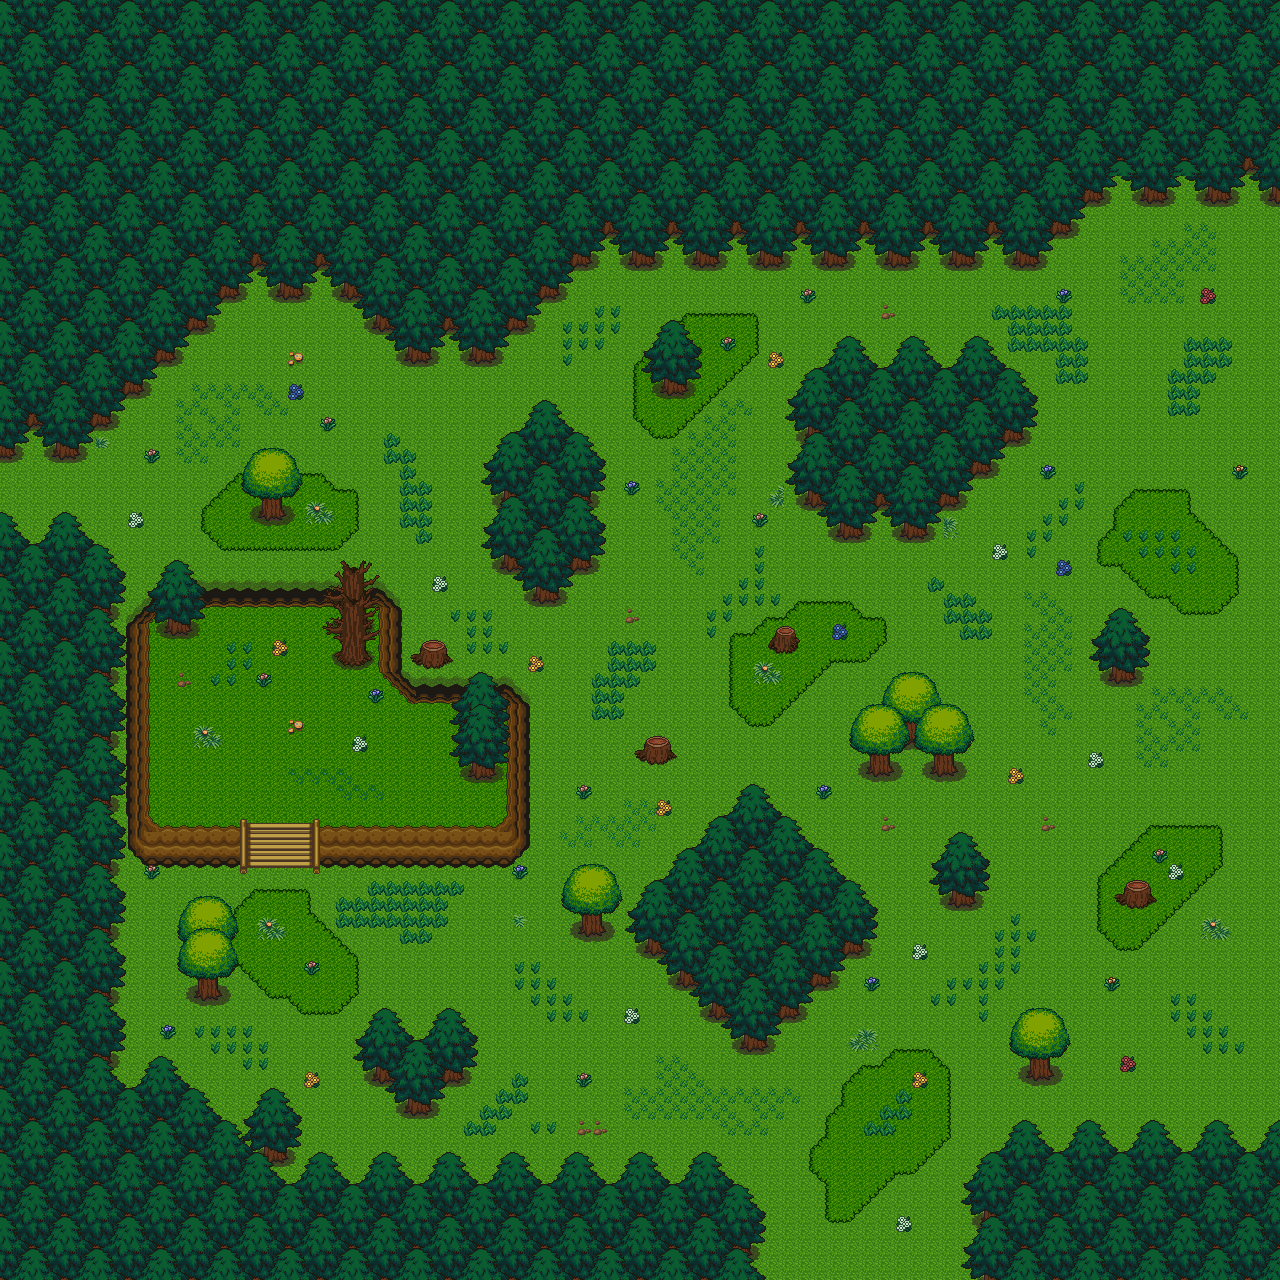

This game map was drawn from its Tiled (.tmx) file and the tilesets committed beside it. A one-line description and the trimmed map source follow:
An orthogonal 80x80 tile map with 16x16 px tiles, 7 tile layers (ground0, ground1, wall0, wall1, ...), 2 hidden layers not drawn, 9 tilesets.

<map version="1.0" orientation="orthogonal" renderorder="right-down" width="80" height="80" tilewidth="16" tileheight="16">
 <tileset firstgid="1" name="1" tilewidth="16" tileheight="16">
  <image source="../../tileset/v1.3/1.png" width="800" height="800" />
 </tileset>
 <tileset firstgid="2501" name="2" tilewidth="16" tileheight="16">
  <image source="../../tileset/v1.3/2.png" width="800" height="800" />
 </tileset>
 <tileset firstgid="5001" name="3" tilewidth="16" tileheight="16">
  <image source="../../tileset/v1.3/3.png" width="800" height="800" />
 </tileset>
 <tileset firstgid="7501" name="4" tilewidth="16" tileheight="16">
  <image source="../../tileset/v1.3/4.png" width="800" height="800" />
 </tileset>
 <tileset firstgid="10001" name="5" tilewidth="16" tileheight="16">
  <image source="../../tileset/v1.3/5.png" width="800" height="800" />
 </tileset>
 <tileset firstgid="12501" name="6" tilewidth="16" tileheight="16">
  <image source="../../tileset/v1.3/6.png" width="800" height="800" />
 </tileset>
 <tileset firstgid="15001" name="7" tilewidth="16" tileheight="16">
  <image source="../../tileset/v1.3/7.png" width="800" height="800" />
 </tileset>
 <tileset firstgid="17501" name="8" tilewidth="16" tileheight="16">
  <image source="../../tileset/v1.3/8.png" width="800" height="800" />
 </tileset>
 <tileset firstgid="20001" name="9" tilewidth="16" tileheight="16">
  <image source="../../tileset/v1.3/9.png" width="800" height="800" />
 </tileset>
 <layer name="ground0" width="80" height="80">
  <data>[6400 cells, 6400 non-empty, 3 distinct tile ids]</data>
 </layer>
 <layer name="ground1" width="80" height="80">
  <data>[6400 cells, 460 non-empty, 17 distinct tile ids]</data>
 </layer>
 <layer name="wall0" width="80" height="80">
  <data>[6400 cells, 235 non-empty, 57 distinct tile ids]</data>
 </layer>
 <layer name="wall1" width="80" height="80">
  <data>[6400 cells, 40 non-empty, 32 distinct tile ids]</data>
 </layer>
 <layer name="deco0" width="80" height="80">
  <data>[6400 cells, 1099 non-empty, 122 distinct tile ids]</data>
 </layer>
 <layer name="deco1" width="80" height="80">
  <data>[6400 cells, 2629 non-empty, 94 distinct tile ids]</data>
 </layer>
 <layer name="ABOVE_OVERWRITE" width="80" height="80" opacity="0.9">
  <data>[6400 cells, 0 non-empty, 0 distinct tile ids]</data>
 </layer>
 <layer name="COLLISION_OVERWRITE" visible="0" width="80" height="80">
  <data>[6400 cells, 0 non-empty, 0 distinct tile ids]</data>
 </layer>
 <layer name="SPOT" visible="0" width="80" height="80">
  <data>[6400 cells, 14 non-empty, 11 distinct tile ids]</data>
 </layer>
</map>
